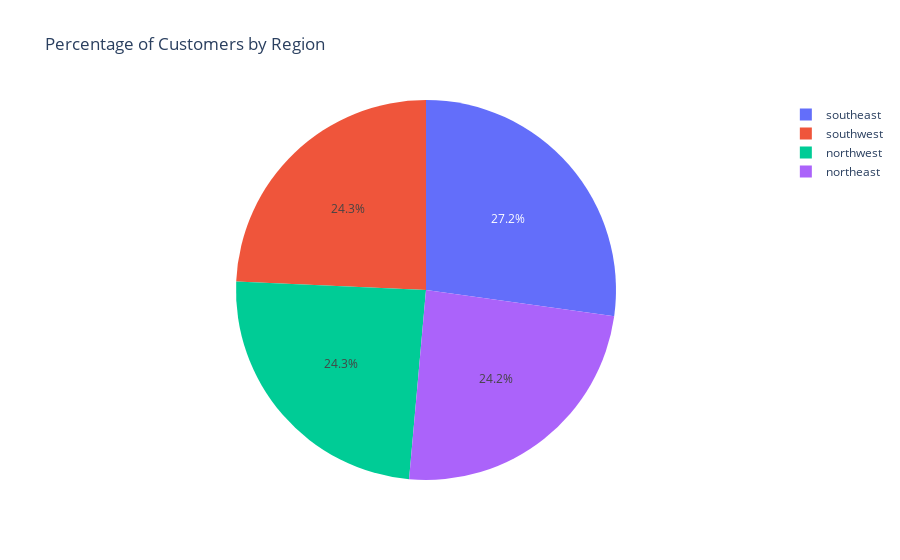

Source (notebook cell):
### Code cell
#This visual could also be a pie chart
pie_regions = h_data["region"].value_counts()
regions = pie_regions.index
population = pie_regions.values
pie = px.pie(h_data, values=population, names=regions, title = "Percentage of Customers by Region")
pie.show()

### Figure 1 — Plotly figure (JSON) as saved in the notebook; plotly's stock layout.template omitted (floating-point values rounded to 4 significant figures)
{"data": [{"domain": {"x": [0, 1], "y": [0, 1]}, "hovertemplate": "label=%{label}<br>value=%{value}<extra></extra>", "labels": ["southeast", "southwest", "northwest", "northeast"], "legendgroup": "", "name": "", "showlegend": true, "type": "pie", "values": [364, 325, 325, 324]}], "layout": {"legend": {"tracegroupgap": 0}, "title": {"text": "Percentage of Customers by Region"}}}
